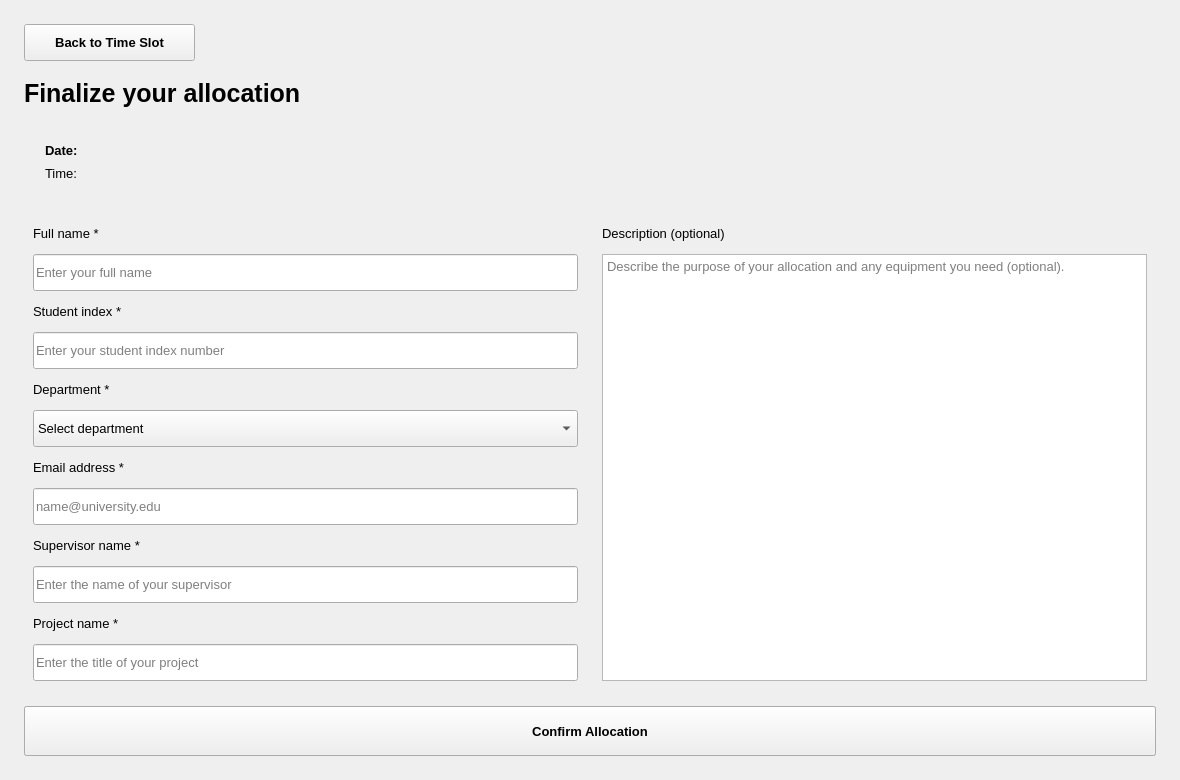
<?xml version="1.0" encoding="UTF-8"?>
<ui version="4.0">
 <class>formWidget</class>
 <widget class="QWidget" name="formWidget">
  <property name="geometry">
   <rect>
    <x>0</x>
    <y>0</y>
    <width>1180</width>
    <height>780</height>
   </rect>
  </property>
  <property name="font">
   <font>
    <family>Segoe UI</family>
    <pointsize>10</pointsize>
    <bold>false</bold>
   </font>
  </property>
  <property name="styleSheet">
   <string notr="true">QWidget { color:#17243B;   }QMainWindow, QStackedWidget, QWidget#welcomeWidget, QWidget#selectionWidget, QWidget#calanderWidget, QWidget#formWidget, QWidget#adminWidget { background:#F4F7FB; }QScrollArea { border:none; background:transparent; } QScrollArea &gt; QWidget &gt; QWidget { background:#F4F7FB; }QScrollArea#cardsScrollArea &gt; QWidget, QWidget#cardsScrollContents { background:transparent; }QLabel { background:transparent; }QLabel#welcomeTitle { color:#52647D;   }QLabel#syncLabTitle {   }QLabel#syncLabSubtitle {   }QLabel#welcomeDesc, QLabel#selectedDescLabel2, QLabel#adminWsDescLbl { color:#52647D;  }QLabel#selectTitleLabel, QLabel#selectedNameLabel2, QLabel#confirmTitleLbl, QLabel#adminWsTitleLbl {   }QLineEdit, QTextEdit, QComboBox { background:#FFFFFF; border:1px solid #D4DEEB; border-radius:7px; padding:8px; selection-background-color:#2563EB; selection-color:white; }QLineEdit:focus, QTextEdit:focus, QComboBox:focus { border:1px solid #2563EB; }QComboBox QAbstractItemView { background:#FFFFFF; color:#17243B; selection-background-color:#2563EB; selection-color:white; }QPushButton { background:#FFFFFF; color:#17243B; border:1px solid #D4DEEB; border-radius:8px; padding:9px 14px;  }QPushButton:hover, QPushButton:focus { background:#EAF2FF; border-color:#2563EB; }QPushButton:pressed { border:2px solid #2563EB; }QPushButton#allocateNowBtn, QPushButton#nextBtn, QPushButton#nextTo3Btn, QPushButton#submitBtn, QPushButton#updateBtn { background:#2563EB; color:white; border:1px solid #2563EB; }QPushButton#allocateNowBtn:hover, QPushButton#nextBtn:hover, QPushButton#nextTo3Btn:hover, QPushButton#submitBtn:hover, QPushButton#updateBtn:hover { background:#1D4ED8; }QPushButton#deleteBtn, QPushButton#adminDelBtn { color:#BE123C; }QPushButton[timeSlot=true] { padding:10px 8px; }QPushButton:checked { background:#2563EB; color:white; border-color:#2563EB; }QPushButton:disabled { background:#F4F7FB; color:#52647D; border:1px solid #D4DEEB; }QPushButton#allocateNowBtn:disabled, QPushButton#nextBtn:disabled, QPushButton#nextTo3Btn:disabled, QPushButton#submitBtn:disabled, QPushButton#updateBtn:disabled, QPushButton#deleteBtn:disabled, QPushButton#adminDelBtn:disabled { background:#F4F7FB; color:#52647D; border:1px solid #D4DEEB; }QFrame#summaryBox { background:#EAF2FF; border:1px solid #D4DEEB; border-radius:10px; }QLabel#summaryDateLbl { color:#2563EB;  }QTableWidget { background:#FFFFFF; alternate-background-color:#F4F7FB; border:1px solid #D4DEEB; gridline-color:#D4DEEB; selection-background-color:#EAF2FF; selection-color:#17243B; }QHeaderView::section { font-weight:600; background:#EAF2FF; color:#17243B; border:none; padding:10px;  }QTableWidget QLineEdit, QTableWidget QComboBox { padding:4px; border-radius:4px; }QCalendarWidget { background:#FFFFFF; border:1px solid #D4DEEB; border-radius:8px; }QCalendarWidget QWidget#qt_calendar_navigationbar { background:#2563EB; }QCalendarWidget QToolButton { font-weight:600; color:white; background:transparent; padding:6px;  }QCalendarWidget QMenu, QCalendarWidget QSpinBox { background:#FFFFFF; color:#17243B; }QCalendarWidget QAbstractItemView { background:#FFFFFF; color:#17243B; selection-background-color:#2563EB; selection-color:white; outline:0; }QToolTip { background:#FFFFFF; color:#17243B; border:1px solid #D4DEEB; padding:6px; }</string>
  </property>
  <widget class="QPushButton" name="backTo2Btn">
   <property name="geometry">
    <rect>
     <x>24</x>
     <y>24</y>
     <width>171</width>
     <height>37</height>
    </rect>
   </property>
   <property name="font">
    <font>
     <family>Segoe UI</family>
     <pointsize>10</pointsize>
     <bold>true</bold>
    </font>
   </property>
   <property name="cursor">
    <cursorShape>PointingHandCursor</cursorShape>
   </property>
   <property name="text">
    <string>Back to Time Slot</string>
   </property>
  </widget>
  <widget class="QLabel" name="confirmTitleLbl">
   <property name="geometry">
    <rect>
     <x>24</x>
     <y>77</y>
     <width>1132</width>
     <height>33</height>
    </rect>
   </property>
   <property name="font">
    <font>
     <family>Segoe UI</family>
     <pointsize>19</pointsize>
     <bold>true</bold>
    </font>
   </property>
   <property name="text">
    <string>Finalize your allocation</string>
   </property>
   <property name="textFormat">
    <enum>Qt::TextFormat::PlainText</enum>
   </property>
  </widget>
  <widget class="QFrame" name="summaryBox">
   <property name="geometry">
    <rect>
     <x>24</x>
     <y>126</y>
     <width>1132</width>
     <height>72</height>
    </rect>
   </property>
   <property name="font">
    <font>
     <family>Segoe UI</family>
     <pointsize>10</pointsize>
     <bold>false</bold>
    </font>
   </property>
   <widget class="QLabel" name="summaryDateLbl">
    <property name="geometry">
     <rect>
      <x>21</x>
      <y>16</y>
      <width>1090</width>
      <height>17</height>
     </rect>
    </property>
    <property name="font">
     <font>
      <family>Segoe UI</family>
      <pointsize>10</pointsize>
      <bold>true</bold>
     </font>
    </property>
    <property name="text">
     <string>Date: </string>
    </property>
    <property name="textFormat">
     <enum>Qt::TextFormat::PlainText</enum>
    </property>
    <property name="wordWrap">
     <bool>true</bool>
    </property>
   </widget>
   <widget class="QLabel" name="summaryTimeLbl">
    <property name="geometry">
     <rect>
      <x>21</x>
      <y>39</y>
      <width>1090</width>
      <height>17</height>
     </rect>
    </property>
    <property name="font">
     <font>
      <family>Segoe UI</family>
      <pointsize>10</pointsize>
      <bold>false</bold>
     </font>
    </property>
    <property name="text">
     <string>Time: </string>
    </property>
    <property name="textFormat">
     <enum>Qt::TextFormat::PlainText</enum>
    </property>
    <property name="wordWrap">
     <bool>true</bool>
    </property>
   </widget>
  </widget>
  <widget class="QScrollArea" name="formScrollArea">
   <property name="geometry">
    <rect>
     <x>24</x>
     <y>214</y>
     <width>1132</width>
     <height>476</height>
    </rect>
   </property>
   <property name="font">
    <font>
     <family>Segoe UI</family>
     <pointsize>10</pointsize>
     <bold>false</bold>
    </font>
   </property>
   <property name="frameShape">
    <enum>QFrame::Shape::NoFrame</enum>
   </property>
   <property name="widgetResizable">
    <bool>false</bool>
   </property>
   <widget class="QWidget" name="formScrollContents">
    <property name="geometry">
     <rect>
      <x>0</x>
      <y>0</y>
      <width>1132</width>
      <height>476</height>
     </rect>
    </property>
    <property name="minimumSize">
     <size>
      <width>1132</width>
      <height>476</height>
     </size>
    </property>
    <property name="font">
     <font>
      <family>Segoe UI</family>
      <pointsize>10</pointsize>
      <bold>false</bold>
     </font>
    </property>
    <widget class="QLabel" name="label">
     <property name="geometry">
      <rect>
       <x>9</x>
       <y>9</y>
       <width>545</width>
       <height>21</height>
      </rect>
     </property>
     <property name="font">
      <font>
       <family>Segoe UI</family>
       <pointsize>10</pointsize>
       <bold>false</bold>
      </font>
     </property>
     <property name="text">
      <string>Full name *</string>
     </property>
     <property name="textFormat">
      <enum>Qt::TextFormat::PlainText</enum>
     </property>
     <property name="buddy">
      <cstring>nameInput</cstring>
     </property>
    </widget>
    <widget class="QLineEdit" name="nameInput">
     <property name="geometry">
      <rect>
       <x>9</x>
       <y>40</y>
       <width>545</width>
       <height>37</height>
      </rect>
     </property>
     <property name="font">
      <font>
       <family>Segoe UI</family>
       <pointsize>10</pointsize>
       <bold>false</bold>
      </font>
     </property>
     <property name="maxLength">
      <number>254</number>
     </property>
     <property name="placeholderText">
      <string>Enter your full name</string>
     </property>
     <property name="clearButtonEnabled">
      <bool>true</bool>
     </property>
    </widget>
    <widget class="QLabel" name="label_2">
     <property name="geometry">
      <rect>
       <x>9</x>
       <y>87</y>
       <width>545</width>
       <height>21</height>
      </rect>
     </property>
     <property name="font">
      <font>
       <family>Segoe UI</family>
       <pointsize>10</pointsize>
       <bold>false</bold>
      </font>
     </property>
     <property name="text">
      <string>Student index *</string>
     </property>
     <property name="textFormat">
      <enum>Qt::TextFormat::PlainText</enum>
     </property>
     <property name="buddy">
      <cstring>indexInput</cstring>
     </property>
    </widget>
    <widget class="QLineEdit" name="indexInput">
     <property name="geometry">
      <rect>
       <x>9</x>
       <y>118</y>
       <width>545</width>
       <height>37</height>
      </rect>
     </property>
     <property name="font">
      <font>
       <family>Segoe UI</family>
       <pointsize>10</pointsize>
       <bold>false</bold>
      </font>
     </property>
     <property name="maxLength">
      <number>254</number>
     </property>
     <property name="placeholderText">
      <string>Enter your student index number</string>
     </property>
     <property name="clearButtonEnabled">
      <bool>true</bool>
     </property>
    </widget>
    <widget class="QLabel" name="label_3">
     <property name="geometry">
      <rect>
       <x>9</x>
       <y>165</y>
       <width>545</width>
       <height>21</height>
      </rect>
     </property>
     <property name="font">
      <font>
       <family>Segoe UI</family>
       <pointsize>10</pointsize>
       <bold>false</bold>
      </font>
     </property>
     <property name="text">
      <string>Department *</string>
     </property>
     <property name="textFormat">
      <enum>Qt::TextFormat::PlainText</enum>
     </property>
     <property name="buddy">
      <cstring>deptInput</cstring>
     </property>
    </widget>
    <widget class="QComboBox" name="deptInput">
     <property name="geometry">
      <rect>
       <x>9</x>
       <y>196</y>
       <width>545</width>
       <height>37</height>
      </rect>
     </property>
     <property name="font">
      <font>
       <family>Segoe UI</family>
       <pointsize>10</pointsize>
       <bold>false</bold>
      </font>
     </property>
     <property name="currentIndex">
      <number>0</number>
     </property>
     <property name="sizeAdjustPolicy">
      <enum>QComboBox::SizeAdjustPolicy::AdjustToMinimumContentsLengthWithIcon</enum>
     </property>
     <property name="minimumContentsLength">
      <number>24</number>
     </property>
     <item>
      <property name="text">
       <string>Select department</string>
      </property>
     </item>
     <item>
      <property name="text">
       <string>Department of Construction Technology</string>
      </property>
     </item>
     <item>
      <property name="text">
       <string>Department of Electrotechnology</string>
      </property>
     </item>
     <item>
      <property name="text">
       <string>Department of Mechanical and Manufacturing Technology</string>
      </property>
     </item>
     <item>
      <property name="text">
       <string>Department of Nano Science Technology</string>
      </property>
     </item>
    </widget>
    <widget class="QLabel" name="label_email">
     <property name="geometry">
      <rect>
       <x>9</x>
       <y>243</y>
       <width>545</width>
       <height>21</height>
      </rect>
     </property>
     <property name="font">
      <font>
       <family>Segoe UI</family>
       <pointsize>10</pointsize>
       <bold>false</bold>
      </font>
     </property>
     <property name="text">
      <string>Email address *</string>
     </property>
     <property name="textFormat">
      <enum>Qt::TextFormat::PlainText</enum>
     </property>
     <property name="buddy">
      <cstring>emailInput</cstring>
     </property>
    </widget>
    <widget class="QLineEdit" name="emailInput">
     <property name="geometry">
      <rect>
       <x>9</x>
       <y>274</y>
       <width>545</width>
       <height>37</height>
      </rect>
     </property>
     <property name="font">
      <font>
       <family>Segoe UI</family>
       <pointsize>10</pointsize>
       <bold>false</bold>
      </font>
     </property>
     <property name="maxLength">
      <number>254</number>
     </property>
     <property name="placeholderText">
      <string>name@university.edu</string>
     </property>
     <property name="clearButtonEnabled">
      <bool>true</bool>
     </property>
    </widget>
    <widget class="QLabel" name="label_supervisor">
     <property name="geometry">
      <rect>
       <x>9</x>
       <y>321</y>
       <width>545</width>
       <height>21</height>
      </rect>
     </property>
     <property name="font">
      <font>
       <family>Segoe UI</family>
       <pointsize>10</pointsize>
       <bold>false</bold>
      </font>
     </property>
     <property name="text">
      <string>Supervisor name *</string>
     </property>
     <property name="textFormat">
      <enum>Qt::TextFormat::PlainText</enum>
     </property>
     <property name="buddy">
      <cstring>supervisorInput</cstring>
     </property>
    </widget>
    <widget class="QLineEdit" name="supervisorInput">
     <property name="geometry">
      <rect>
       <x>9</x>
       <y>352</y>
       <width>545</width>
       <height>37</height>
      </rect>
     </property>
     <property name="font">
      <font>
       <family>Segoe UI</family>
       <pointsize>10</pointsize>
       <bold>false</bold>
      </font>
     </property>
     <property name="maxLength">
      <number>254</number>
     </property>
     <property name="placeholderText">
      <string>Enter the name of your supervisor</string>
     </property>
     <property name="clearButtonEnabled">
      <bool>true</bool>
     </property>
    </widget>
    <widget class="QLabel" name="label_project">
     <property name="geometry">
      <rect>
       <x>9</x>
       <y>399</y>
       <width>545</width>
       <height>21</height>
      </rect>
     </property>
     <property name="font">
      <font>
       <family>Segoe UI</family>
       <pointsize>10</pointsize>
       <bold>false</bold>
      </font>
     </property>
     <property name="text">
      <string>Project name *</string>
     </property>
     <property name="textFormat">
      <enum>Qt::TextFormat::PlainText</enum>
     </property>
     <property name="buddy">
      <cstring>projectInput</cstring>
     </property>
    </widget>
    <widget class="QLineEdit" name="projectInput">
     <property name="geometry">
      <rect>
       <x>9</x>
       <y>430</y>
       <width>545</width>
       <height>37</height>
      </rect>
     </property>
     <property name="font">
      <font>
       <family>Segoe UI</family>
       <pointsize>10</pointsize>
       <bold>false</bold>
      </font>
     </property>
     <property name="maxLength">
      <number>254</number>
     </property>
     <property name="placeholderText">
      <string>Enter the title of your project</string>
     </property>
     <property name="clearButtonEnabled">
      <bool>true</bool>
     </property>
    </widget>
    <widget class="QLabel" name="label_6">
     <property name="geometry">
      <rect>
       <x>578</x>
       <y>9</y>
       <width>545</width>
       <height>21</height>
      </rect>
     </property>
     <property name="font">
      <font>
       <family>Segoe UI</family>
       <pointsize>10</pointsize>
       <bold>false</bold>
      </font>
     </property>
     <property name="text">
      <string>Description (optional)</string>
     </property>
     <property name="textFormat">
      <enum>Qt::TextFormat::PlainText</enum>
     </property>
     <property name="buddy">
      <cstring>descriptionInput</cstring>
     </property>
    </widget>
    <widget class="QTextEdit" name="descriptionInput">
     <property name="geometry">
      <rect>
       <x>578</x>
       <y>40</y>
       <width>545</width>
       <height>427</height>
      </rect>
     </property>
     <property name="font">
      <font>
       <family>Segoe UI</family>
       <pointsize>10</pointsize>
       <bold>false</bold>
      </font>
     </property>
     <property name="tabChangesFocus">
      <bool>true</bool>
     </property>
     <property name="acceptRichText">
      <bool>false</bool>
     </property>
     <property name="placeholderText">
      <string>Describe the purpose of your allocation and any equipment you need (optional).</string>
     </property>
    </widget>
   </widget>
  </widget>
  <widget class="QPushButton" name="deleteBtn">
   <property name="geometry">
    <rect>
     <x>24</x>
     <y>706</y>
     <width>558</width>
     <height>50</height>
    </rect>
   </property>
   <property name="font">
    <font>
     <family>Segoe UI</family>
     <pointsize>10</pointsize>
     <bold>true</bold>
    </font>
   </property>
   <property name="cursor">
    <cursorShape>PointingHandCursor</cursorShape>
   </property>
   <property name="visible">
    <bool>false</bool>
   </property>
   <property name="text">
    <string>Delete Allocation</string>
   </property>
  </widget>
  <widget class="QPushButton" name="updateBtn">
   <property name="geometry">
    <rect>
     <x>597</x>
     <y>706</y>
     <width>559</width>
     <height>50</height>
    </rect>
   </property>
   <property name="font">
    <font>
     <family>Segoe UI</family>
     <pointsize>10</pointsize>
     <bold>true</bold>
    </font>
   </property>
   <property name="cursor">
    <cursorShape>PointingHandCursor</cursorShape>
   </property>
   <property name="visible">
    <bool>false</bool>
   </property>
   <property name="text">
    <string>Update Allocation</string>
   </property>
  </widget>
  <widget class="QPushButton" name="submitBtn">
   <property name="geometry">
    <rect>
     <x>24</x>
     <y>706</y>
     <width>1132</width>
     <height>50</height>
    </rect>
   </property>
   <property name="font">
    <font>
     <family>Segoe UI</family>
     <pointsize>10</pointsize>
     <bold>true</bold>
    </font>
   </property>
   <property name="cursor">
    <cursorShape>PointingHandCursor</cursorShape>
   </property>
   <property name="text">
    <string>Confirm Allocation</string>
   </property>
  </widget>
 </widget>
 <tabstops>
  <tabstop>backTo2Btn</tabstop>
  <tabstop>nameInput</tabstop>
  <tabstop>indexInput</tabstop>
  <tabstop>deptInput</tabstop>
  <tabstop>emailInput</tabstop>
  <tabstop>supervisorInput</tabstop>
  <tabstop>projectInput</tabstop>
  <tabstop>descriptionInput</tabstop>
  <tabstop>submitBtn</tabstop>
  <tabstop>updateBtn</tabstop>
  <tabstop>deleteBtn</tabstop>
 </tabstops>
 <resources/>
 <connections/>
</ui>
